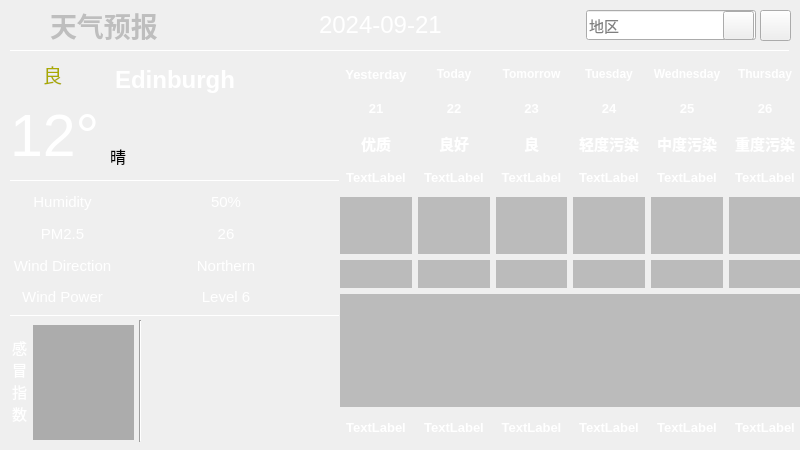
<?xml version="1.0" encoding="UTF-8"?>
<ui version="4.0">
 <class>Weather_forcast</class>
 <widget class="QWidget" name="Weather_forcast">
  <property name="geometry">
   <rect>
    <x>0</x>
    <y>0</y>
    <width>800</width>
    <height>450</height>
   </rect>
  </property>
  <property name="windowTitle">
   <string>Weather_forcast</string>
  </property>
  <widget class="QWidget" name="widget" native="true">
   <property name="geometry">
    <rect>
     <x>0</x>
     <y>0</y>
     <width>800</width>
     <height>450</height>
    </rect>
   </property>
   <property name="font">
    <font>
     <pointsize>10</pointsize>
     <bold>true</bold>
    </font>
   </property>
   <property name="cursor">
    <cursorShape>PointingHandCursor</cursorShape>
   </property>
   <property name="autoFillBackground">
    <bool>false</bool>
   </property>
   <property name="styleSheet">
    <string notr="true">QWidget#widget{
border-image: url(:/backgroundImages/Weather/images/weaUI.png);
color:rgb(255, 255, 255);
}
Line {
	background-color: rgb(29, 125, 130);
}</string>
   </property>
   <widget class="QLineEdit" name="cityLineEdit">
    <property name="geometry">
     <rect>
      <x>586</x>
      <y>10</y>
      <width>170</width>
      <height>30</height>
     </rect>
    </property>
    <property name="font">
     <font>
      <pointsize>11</pointsize>
      <bold>false</bold>
     </font>
    </property>
    <property name="autoFillBackground">
     <bool>false</bool>
    </property>
    <property name="styleSheet">
     <string notr="true"/>
    </property>
    <property name="placeholderText">
     <string>地区</string>
    </property>
   </widget>
   <widget class="QLabel" name="dateLB">
    <property name="geometry">
     <rect>
      <x>319</x>
      <y>10</y>
      <width>141</width>
      <height>30</height>
     </rect>
    </property>
    <property name="font">
     <font>
      <pointsize>18</pointsize>
      <bold>false</bold>
     </font>
    </property>
    <property name="styleSheet">
     <string notr="true">color: rgb(255, 255, 255);</string>
    </property>
    <property name="text">
     <string>2024-09-21</string>
    </property>
   </widget>
   <widget class="Line" name="hLine_1">
    <property name="geometry">
     <rect>
      <x>10</x>
      <y>50</y>
      <width>780</width>
      <height>1</height>
     </rect>
    </property>
    <property name="styleSheet">
     <string notr="true"/>
    </property>
    <property name="orientation">
     <enum>Qt::Orientation::Horizontal</enum>
    </property>
   </widget>
   <widget class="Line" name="hLine_2">
    <property name="geometry">
     <rect>
      <x>10</x>
      <y>180</y>
      <width>330</width>
      <height>1</height>
     </rect>
    </property>
    <property name="styleSheet">
     <string notr="true"/>
    </property>
    <property name="orientation">
     <enum>Qt::Orientation::Horizontal</enum>
    </property>
   </widget>
   <widget class="Line" name="hLine_3">
    <property name="geometry">
     <rect>
      <x>10</x>
      <y>315</y>
      <width>330</width>
      <height>1</height>
     </rect>
    </property>
    <property name="styleSheet">
     <string notr="true"/>
    </property>
    <property name="orientation">
     <enum>Qt::Orientation::Horizontal</enum>
    </property>
   </widget>
   <widget class="QLabel" name="titleLabel">
    <property name="enabled">
     <bool>false</bool>
    </property>
    <property name="geometry">
     <rect>
      <x>50</x>
      <y>10</y>
      <width>110</width>
      <height>30</height>
     </rect>
    </property>
    <property name="font">
     <font>
      <family>Microsoft YaHei UI</family>
      <pointsize>20</pointsize>
      <italic>false</italic>
      <bold>true</bold>
     </font>
    </property>
    <property name="styleSheet">
     <string notr="true">QLabel#label_4 {
	color: rgb(85, 255, 0);
}</string>
    </property>
    <property name="text">
     <string>天气预报</string>
    </property>
   </widget>
   <widget class="QWidget" name="gridLayoutWidget">
    <property name="geometry">
     <rect>
      <x>10</x>
      <y>189</y>
      <width>321</width>
      <height>121</height>
     </rect>
    </property>
    <layout class="QGridLayout" name="gridLayout">
     <item row="1" column="0">
      <widget class="QLabel" name="PMLabel">
       <property name="font">
        <font>
         <pointsize>11</pointsize>
        </font>
       </property>
       <property name="styleSheet">
        <string notr="true">color: rgb(255, 255, 255);</string>
       </property>
       <property name="text">
        <string>PM2.5</string>
       </property>
       <property name="alignment">
        <set>Qt::AlignmentFlag::AlignCenter</set>
       </property>
      </widget>
     </item>
     <item row="2" column="1" colspan="2">
      <widget class="QLabel" name="windDirectionValue">
       <property name="font">
        <font>
         <pointsize>11</pointsize>
        </font>
       </property>
       <property name="styleSheet">
        <string notr="true">color: rgb(255, 255, 255);</string>
       </property>
       <property name="text">
        <string>Northern</string>
       </property>
       <property name="alignment">
        <set>Qt::AlignmentFlag::AlignCenter</set>
       </property>
      </widget>
     </item>
     <item row="3" column="0">
      <widget class="QLabel" name="windPowerLabel">
       <property name="font">
        <font>
         <pointsize>11</pointsize>
        </font>
       </property>
       <property name="styleSheet">
        <string notr="true">color: rgb(255, 255, 255);</string>
       </property>
       <property name="text">
        <string>Wind Power</string>
       </property>
       <property name="alignment">
        <set>Qt::AlignmentFlag::AlignCenter</set>
       </property>
      </widget>
     </item>
     <item row="3" column="1" colspan="2">
      <widget class="QLabel" name="windPowerAmountLabel">
       <property name="font">
        <font>
         <pointsize>11</pointsize>
        </font>
       </property>
       <property name="styleSheet">
        <string notr="true">color: rgb(255, 255, 255);</string>
       </property>
       <property name="text">
        <string>Level 6</string>
       </property>
       <property name="alignment">
        <set>Qt::AlignmentFlag::AlignCenter</set>
       </property>
      </widget>
     </item>
     <item row="1" column="1" colspan="2">
      <widget class="QLabel" name="PMAmountLabel">
       <property name="font">
        <font>
         <pointsize>11</pointsize>
        </font>
       </property>
       <property name="styleSheet">
        <string notr="true">color: rgb(255, 255, 255);</string>
       </property>
       <property name="text">
        <string>26</string>
       </property>
       <property name="alignment">
        <set>Qt::AlignmentFlag::AlignCenter</set>
       </property>
      </widget>
     </item>
     <item row="2" column="0">
      <widget class="QLabel" name="windDireactionLabel">
       <property name="font">
        <font>
         <pointsize>11</pointsize>
        </font>
       </property>
       <property name="styleSheet">
        <string notr="true">color: rgb(255, 255, 255);</string>
       </property>
       <property name="text">
        <string>Wind Direction</string>
       </property>
       <property name="alignment">
        <set>Qt::AlignmentFlag::AlignCenter</set>
       </property>
      </widget>
     </item>
     <item row="0" column="0">
      <widget class="QLabel" name="humidityLabel">
       <property name="font">
        <font>
         <pointsize>11</pointsize>
        </font>
       </property>
       <property name="styleSheet">
        <string notr="true">color: rgb(255, 255, 255);</string>
       </property>
       <property name="text">
        <string>Humidity</string>
       </property>
       <property name="alignment">
        <set>Qt::AlignmentFlag::AlignCenter</set>
       </property>
      </widget>
     </item>
     <item row="0" column="1" colspan="2">
      <widget class="QLabel" name="huminityAmountLabel">
       <property name="font">
        <font>
         <pointsize>11</pointsize>
        </font>
       </property>
       <property name="styleSheet">
        <string notr="true">color: rgb(255, 255, 255);</string>
       </property>
       <property name="text">
        <string>50%</string>
       </property>
       <property name="alignment">
        <set>Qt::AlignmentFlag::AlignCenter</set>
       </property>
      </widget>
     </item>
    </layout>
   </widget>
   <widget class="QWidget" name="gridLayoutWidget_3">
    <property name="geometry">
     <rect>
      <x>340</x>
      <y>60</y>
      <width>461</width>
      <height>381</height>
     </rect>
    </property>
    <layout class="QGridLayout" name="gridLayout_4">
     <item row="6" column="4">
      <widget class="QLabel" name="HTemperature_4">
       <property name="styleSheet">
        <string notr="true">background-color: rgba(108, 108, 108, 100);</string>
       </property>
       <property name="text">
        <string/>
       </property>
       <property name="alignment">
        <set>Qt::AlignmentFlag::AlignCenter</set>
       </property>
      </widget>
     </item>
     <item row="6" column="0">
      <widget class="QLabel" name="HTemperature_0">
       <property name="styleSheet">
        <string notr="true">background-color: rgba(108, 108, 108, 100);</string>
       </property>
       <property name="text">
        <string/>
       </property>
       <property name="alignment">
        <set>Qt::AlignmentFlag::AlignCenter</set>
       </property>
      </widget>
     </item>
     <item row="2" column="0">
      <widget class="QLabel" name="quality_0">
       <property name="font">
        <font>
         <pointsize>11</pointsize>
         <bold>true</bold>
         <kerning>false</kerning>
        </font>
       </property>
       <property name="styleSheet">
        <string notr="true">color: rgb(255, 255, 255);</string>
       </property>
       <property name="text">
        <string>优质</string>
       </property>
       <property name="alignment">
        <set>Qt::AlignmentFlag::AlignCenter</set>
       </property>
      </widget>
     </item>
     <item row="6" column="1">
      <widget class="QLabel" name="HTemperature_1">
       <property name="styleSheet">
        <string notr="true">background-color: rgba(108, 108, 108, 100);</string>
       </property>
       <property name="text">
        <string/>
       </property>
       <property name="alignment">
        <set>Qt::AlignmentFlag::AlignCenter</set>
       </property>
      </widget>
     </item>
     <item row="11" column="5">
      <widget class="QLabel" name="LTemperature_5">
       <property name="styleSheet">
        <string notr="true">color: rgb(255, 255, 255);</string>
       </property>
       <property name="text">
        <string>TextLabel</string>
       </property>
       <property name="alignment">
        <set>Qt::AlignmentFlag::AlignCenter</set>
       </property>
      </widget>
     </item>
     <item row="1" column="5">
      <widget class="QLabel" name="date_5">
       <property name="font">
        <font>
         <pointsize>10</pointsize>
         <bold>true</bold>
        </font>
       </property>
       <property name="styleSheet">
        <string notr="true">color: rgb(255, 255, 255);</string>
       </property>
       <property name="text">
        <string>26</string>
       </property>
       <property name="alignment">
        <set>Qt::AlignmentFlag::AlignCenter</set>
       </property>
      </widget>
     </item>
     <item row="0" column="4">
      <widget class="QLabel" name="week_4">
       <property name="font">
        <font>
         <bold>true</bold>
        </font>
       </property>
       <property name="styleSheet">
        <string notr="true">color: rgb(255, 255, 255);</string>
       </property>
       <property name="text">
        <string>Wednesday</string>
       </property>
       <property name="alignment">
        <set>Qt::AlignmentFlag::AlignCenter</set>
       </property>
      </widget>
     </item>
     <item row="4" column="2" rowspan="2">
      <widget class="QLabel" name="weatherIcon_2">
       <property name="styleSheet">
        <string notr="true">background-color: rgba(108, 108, 108, 100);</string>
       </property>
       <property name="text">
        <string/>
       </property>
       <property name="alignment">
        <set>Qt::AlignmentFlag::AlignCenter</set>
       </property>
      </widget>
     </item>
     <item row="4" column="0" rowspan="2">
      <widget class="QLabel" name="weatherIcon_0">
       <property name="autoFillBackground">
        <bool>false</bool>
       </property>
       <property name="styleSheet">
        <string notr="true">background-color: rgba(108, 108, 108, 100);</string>
       </property>
       <property name="text">
        <string/>
       </property>
       <property name="alignment">
        <set>Qt::AlignmentFlag::AlignCenter</set>
       </property>
      </widget>
     </item>
     <item row="1" column="1">
      <widget class="QLabel" name="date_1">
       <property name="font">
        <font>
         <pointsize>10</pointsize>
         <bold>true</bold>
        </font>
       </property>
       <property name="styleSheet">
        <string notr="true">color: rgb(255, 255, 255);</string>
       </property>
       <property name="text">
        <string>22</string>
       </property>
       <property name="alignment">
        <set>Qt::AlignmentFlag::AlignCenter</set>
       </property>
      </widget>
     </item>
     <item row="4" column="5" rowspan="2">
      <widget class="QLabel" name="weatherIcon_5">
       <property name="styleSheet">
        <string notr="true">background-color: rgba(108, 108, 108, 100);</string>
       </property>
       <property name="text">
        <string/>
       </property>
       <property name="alignment">
        <set>Qt::AlignmentFlag::AlignCenter</set>
       </property>
      </widget>
     </item>
     <item row="4" column="4" rowspan="2">
      <widget class="QLabel" name="weatherIcon_4">
       <property name="styleSheet">
        <string notr="true">background-color: rgba(108, 108, 108, 100);</string>
       </property>
       <property name="text">
        <string/>
       </property>
       <property name="alignment">
        <set>Qt::AlignmentFlag::AlignCenter</set>
       </property>
      </widget>
     </item>
     <item row="3" column="4">
      <widget class="QLabel" name="weather_4">
       <property name="styleSheet">
        <string notr="true">color: rgb(255, 255, 255);</string>
       </property>
       <property name="text">
        <string>TextLabel</string>
       </property>
       <property name="alignment">
        <set>Qt::AlignmentFlag::AlignCenter</set>
       </property>
      </widget>
     </item>
     <item row="0" column="3">
      <widget class="QLabel" name="week_3">
       <property name="font">
        <font>
         <bold>true</bold>
        </font>
       </property>
       <property name="styleSheet">
        <string notr="true">color: rgb(255, 255, 255);</string>
       </property>
       <property name="text">
        <string>Tuesday</string>
       </property>
       <property name="alignment">
        <set>Qt::AlignmentFlag::AlignCenter</set>
       </property>
      </widget>
     </item>
     <item row="11" column="0">
      <widget class="QLabel" name="LTemperature_0">
       <property name="styleSheet">
        <string notr="true">color: rgb(255, 255, 255);</string>
       </property>
       <property name="text">
        <string>TextLabel</string>
       </property>
       <property name="alignment">
        <set>Qt::AlignmentFlag::AlignCenter</set>
       </property>
      </widget>
     </item>
     <item row="4" column="3" rowspan="2">
      <widget class="QLabel" name="weatherIcon_3">
       <property name="styleSheet">
        <string notr="true">background-color: rgba(108, 108, 108, 100);</string>
       </property>
       <property name="text">
        <string/>
       </property>
       <property name="alignment">
        <set>Qt::AlignmentFlag::AlignCenter</set>
       </property>
      </widget>
     </item>
     <item row="2" column="1">
      <widget class="QLabel" name="quality_1">
       <property name="font">
        <font>
         <pointsize>11</pointsize>
         <bold>true</bold>
        </font>
       </property>
       <property name="styleSheet">
        <string notr="true">color: rgb(255, 255, 255);</string>
       </property>
       <property name="text">
        <string>良好</string>
       </property>
       <property name="alignment">
        <set>Qt::AlignmentFlag::AlignCenter</set>
       </property>
      </widget>
     </item>
     <item row="1" column="2">
      <widget class="QLabel" name="date_2">
       <property name="font">
        <font>
         <pointsize>10</pointsize>
         <bold>true</bold>
        </font>
       </property>
       <property name="styleSheet">
        <string notr="true">color: rgb(255, 255, 255);</string>
       </property>
       <property name="text">
        <string>23</string>
       </property>
       <property name="alignment">
        <set>Qt::AlignmentFlag::AlignCenter</set>
       </property>
      </widget>
     </item>
     <item row="11" column="2">
      <widget class="QLabel" name="LTemperature_2">
       <property name="styleSheet">
        <string notr="true">color: rgb(255, 255, 255);</string>
       </property>
       <property name="text">
        <string>TextLabel</string>
       </property>
       <property name="alignment">
        <set>Qt::AlignmentFlag::AlignCenter</set>
       </property>
      </widget>
     </item>
     <item row="0" column="1">
      <widget class="QLabel" name="week_1">
       <property name="font">
        <font>
         <bold>true</bold>
        </font>
       </property>
       <property name="styleSheet">
        <string notr="true">color: rgb(255, 255, 255);</string>
       </property>
       <property name="text">
        <string>Today</string>
       </property>
       <property name="alignment">
        <set>Qt::AlignmentFlag::AlignCenter</set>
       </property>
      </widget>
     </item>
     <item row="3" column="5">
      <widget class="QLabel" name="weather_5">
       <property name="styleSheet">
        <string notr="true">color: rgb(255, 255, 255);</string>
       </property>
       <property name="text">
        <string>TextLabel</string>
       </property>
       <property name="alignment">
        <set>Qt::AlignmentFlag::AlignCenter</set>
       </property>
      </widget>
     </item>
     <item row="3" column="1">
      <widget class="QLabel" name="weather_1">
       <property name="styleSheet">
        <string notr="true">color: rgb(255, 255, 255);</string>
       </property>
       <property name="text">
        <string>TextLabel</string>
       </property>
       <property name="alignment">
        <set>Qt::AlignmentFlag::AlignCenter</set>
       </property>
      </widget>
     </item>
     <item row="1" column="3">
      <widget class="QLabel" name="date_3">
       <property name="font">
        <font>
         <pointsize>10</pointsize>
         <bold>true</bold>
        </font>
       </property>
       <property name="styleSheet">
        <string notr="true">color: rgb(255, 255, 255);</string>
       </property>
       <property name="text">
        <string>24</string>
       </property>
       <property name="alignment">
        <set>Qt::AlignmentFlag::AlignCenter</set>
       </property>
      </widget>
     </item>
     <item row="11" column="4">
      <widget class="QLabel" name="LTemperature_4">
       <property name="styleSheet">
        <string notr="true">color: rgb(255, 255, 255);</string>
       </property>
       <property name="text">
        <string>TextLabel</string>
       </property>
       <property name="alignment">
        <set>Qt::AlignmentFlag::AlignCenter</set>
       </property>
      </widget>
     </item>
     <item row="2" column="3">
      <widget class="QLabel" name="quality_3">
       <property name="font">
        <font>
         <pointsize>11</pointsize>
         <bold>true</bold>
        </font>
       </property>
       <property name="styleSheet">
        <string notr="true">color: rgb(255, 255, 255);</string>
       </property>
       <property name="text">
        <string>轻度污染</string>
       </property>
       <property name="alignment">
        <set>Qt::AlignmentFlag::AlignCenter</set>
       </property>
      </widget>
     </item>
     <item row="1" column="0">
      <widget class="QLabel" name="date_0">
       <property name="font">
        <font>
         <pointsize>10</pointsize>
         <bold>true</bold>
        </font>
       </property>
       <property name="styleSheet">
        <string notr="true">color: rgb(255, 255, 255);</string>
       </property>
       <property name="text">
        <string>21</string>
       </property>
       <property name="alignment">
        <set>Qt::AlignmentFlag::AlignCenter</set>
       </property>
      </widget>
     </item>
     <item row="2" column="4">
      <widget class="QLabel" name="quality_4">
       <property name="font">
        <font>
         <pointsize>11</pointsize>
         <bold>true</bold>
        </font>
       </property>
       <property name="styleSheet">
        <string notr="true">color: rgb(255, 255, 255);</string>
       </property>
       <property name="text">
        <string>中度污染</string>
       </property>
       <property name="alignment">
        <set>Qt::AlignmentFlag::AlignCenter</set>
       </property>
      </widget>
     </item>
     <item row="0" column="2">
      <widget class="QLabel" name="week_2">
       <property name="font">
        <font>
         <bold>true</bold>
        </font>
       </property>
       <property name="styleSheet">
        <string notr="true">color: rgb(255, 255, 255);</string>
       </property>
       <property name="text">
        <string>Tomorrow</string>
       </property>
       <property name="alignment">
        <set>Qt::AlignmentFlag::AlignCenter</set>
       </property>
      </widget>
     </item>
     <item row="11" column="1">
      <widget class="QLabel" name="LTemperature_1">
       <property name="styleSheet">
        <string notr="true">color: rgb(255, 255, 255);</string>
       </property>
       <property name="text">
        <string>TextLabel</string>
       </property>
       <property name="alignment">
        <set>Qt::AlignmentFlag::AlignCenter</set>
       </property>
      </widget>
     </item>
     <item row="1" column="4">
      <widget class="QLabel" name="date_4">
       <property name="font">
        <font>
         <pointsize>10</pointsize>
         <bold>true</bold>
        </font>
       </property>
       <property name="styleSheet">
        <string notr="true">color: rgb(255, 255, 255);</string>
       </property>
       <property name="text">
        <string>25</string>
       </property>
       <property name="alignment">
        <set>Qt::AlignmentFlag::AlignCenter</set>
       </property>
      </widget>
     </item>
     <item row="0" column="5">
      <widget class="QLabel" name="week_5">
       <property name="font">
        <font>
         <bold>true</bold>
        </font>
       </property>
       <property name="styleSheet">
        <string notr="true">color: rgb(255, 255, 255);</string>
       </property>
       <property name="text">
        <string>Thursday</string>
       </property>
       <property name="alignment">
        <set>Qt::AlignmentFlag::AlignCenter</set>
       </property>
      </widget>
     </item>
     <item row="2" column="5">
      <widget class="QLabel" name="quality_5">
       <property name="font">
        <font>
         <pointsize>11</pointsize>
         <bold>true</bold>
        </font>
       </property>
       <property name="styleSheet">
        <string notr="true">color: rgb(255, 255, 255);</string>
       </property>
       <property name="text">
        <string>重度污染</string>
       </property>
       <property name="alignment">
        <set>Qt::AlignmentFlag::AlignCenter</set>
       </property>
      </widget>
     </item>
     <item row="0" column="0">
      <widget class="QLabel" name="week_0">
       <property name="font">
        <font>
         <pointsize>10</pointsize>
         <bold>true</bold>
        </font>
       </property>
       <property name="styleSheet">
        <string notr="true">color: rgb(255, 255, 255);</string>
       </property>
       <property name="text">
        <string>Yesterday</string>
       </property>
       <property name="alignment">
        <set>Qt::AlignmentFlag::AlignCenter</set>
       </property>
      </widget>
     </item>
     <item row="3" column="2">
      <widget class="QLabel" name="weather_2">
       <property name="styleSheet">
        <string notr="true">color: rgb(255, 255, 255);</string>
       </property>
       <property name="text">
        <string>TextLabel</string>
       </property>
       <property name="alignment">
        <set>Qt::AlignmentFlag::AlignCenter</set>
       </property>
      </widget>
     </item>
     <item row="3" column="0">
      <widget class="QLabel" name="weather_0">
       <property name="styleSheet">
        <string notr="true">color: rgb(255, 255, 255);</string>
       </property>
       <property name="text">
        <string>TextLabel</string>
       </property>
       <property name="alignment">
        <set>Qt::AlignmentFlag::AlignCenter</set>
       </property>
      </widget>
     </item>
     <item row="6" column="2">
      <widget class="QLabel" name="HTemperature_2">
       <property name="styleSheet">
        <string notr="true">background-color: rgba(108, 108, 108, 100);</string>
       </property>
       <property name="text">
        <string/>
       </property>
       <property name="alignment">
        <set>Qt::AlignmentFlag::AlignCenter</set>
       </property>
      </widget>
     </item>
     <item row="4" column="1" rowspan="2">
      <widget class="QLabel" name="weatherIcon_1">
       <property name="styleSheet">
        <string notr="true">background-color: rgba(108, 108, 108, 100);</string>
       </property>
       <property name="text">
        <string/>
       </property>
       <property name="alignment">
        <set>Qt::AlignmentFlag::AlignCenter</set>
       </property>
      </widget>
     </item>
     <item row="3" column="3">
      <widget class="QLabel" name="weather_3">
       <property name="styleSheet">
        <string notr="true">color: rgb(255, 255, 255);</string>
       </property>
       <property name="text">
        <string>TextLabel</string>
       </property>
       <property name="alignment">
        <set>Qt::AlignmentFlag::AlignCenter</set>
       </property>
      </widget>
     </item>
     <item row="11" column="3">
      <widget class="QLabel" name="LTemperature_3">
       <property name="styleSheet">
        <string notr="true">color: rgb(255, 255, 255);</string>
       </property>
       <property name="text">
        <string>TextLabel</string>
       </property>
       <property name="alignment">
        <set>Qt::AlignmentFlag::AlignCenter</set>
       </property>
      </widget>
     </item>
     <item row="6" column="3">
      <widget class="QLabel" name="HTemperature_3">
       <property name="styleSheet">
        <string notr="true">background-color: rgba(108, 108, 108, 100);</string>
       </property>
       <property name="text">
        <string/>
       </property>
       <property name="alignment">
        <set>Qt::AlignmentFlag::AlignCenter</set>
       </property>
      </widget>
     </item>
     <item row="6" column="5">
      <widget class="QLabel" name="HTemperature_5">
       <property name="styleSheet">
        <string notr="true">background-color: rgba(108, 108, 108, 100);</string>
       </property>
       <property name="text">
        <string/>
       </property>
       <property name="alignment">
        <set>Qt::AlignmentFlag::AlignCenter</set>
       </property>
      </widget>
     </item>
     <item row="2" column="2">
      <widget class="QLabel" name="quality_2">
       <property name="font">
        <font>
         <pointsize>11</pointsize>
         <bold>true</bold>
        </font>
       </property>
       <property name="styleSheet">
        <string notr="true">color: rgb(255, 255, 255);</string>
       </property>
       <property name="text">
        <string>良</string>
       </property>
       <property name="alignment">
        <set>Qt::AlignmentFlag::AlignCenter</set>
       </property>
      </widget>
     </item>
     <item row="7" column="0" rowspan="4" colspan="6">
      <widget class="QLabel" name="temperatureLineBar">
       <property name="styleSheet">
        <string notr="true">background-color: rgba(108, 108, 108, 100);</string>
       </property>
       <property name="text">
        <string/>
       </property>
       <property name="alignment">
        <set>Qt::AlignmentFlag::AlignCenter</set>
       </property>
      </widget>
     </item>
    </layout>
   </widget>
   <widget class="QLabel" name="cityLabel">
    <property name="geometry">
     <rect>
      <x>90</x>
      <y>60</y>
      <width>170</width>
      <height>40</height>
     </rect>
    </property>
    <property name="font">
     <font>
      <pointsize>18</pointsize>
      <bold>true</bold>
     </font>
    </property>
    <property name="styleSheet">
     <string notr="true">color: rgb(255, 255, 255);</string>
    </property>
    <property name="text">
     <string>Edinburgh</string>
    </property>
    <property name="alignment">
     <set>Qt::AlignmentFlag::AlignCenter</set>
    </property>
   </widget>
   <widget class="QLabel" name="label_16">
    <property name="geometry">
     <rect>
      <x>70</x>
      <y>65</y>
      <width>51</width>
      <height>31</height>
     </rect>
    </property>
    <property name="font">
     <font>
      <pointsize>14</pointsize>
      <bold>false</bold>
     </font>
    </property>
    <property name="autoFillBackground">
     <bool>false</bool>
    </property>
    <property name="styleSheet">
     <string notr="true">background-color: rgba(60, 60, 60, 0);
image: url(:/windowsIcons/Weather/icons/location.ico);
</string>
    </property>
    <property name="text">
     <string/>
    </property>
   </widget>
   <widget class="QLabel" name="leaf">
    <property name="geometry">
     <rect>
      <x>2</x>
      <y>63</y>
      <width>45</width>
      <height>25</height>
     </rect>
    </property>
    <property name="styleSheet">
     <string notr="true">image: url(:/windowsIcons/Weather/icons/leaf.ico);
background-color: rgba(255, 255, 255, 0);</string>
    </property>
    <property name="text">
     <string/>
    </property>
   </widget>
   <widget class="QLabel" name="label">
    <property name="geometry">
     <rect>
      <x>43</x>
      <y>64</y>
      <width>51</width>
      <height>21</height>
     </rect>
    </property>
    <property name="font">
     <font>
      <pointsize>14</pointsize>
      <bold>false</bold>
     </font>
    </property>
    <property name="styleSheet">
     <string notr="true">color: rgb(170, 170, 0);</string>
    </property>
    <property name="text">
     <string>良</string>
    </property>
   </widget>
   <widget class="QLabel" name="todayTemper">
    <property name="geometry">
     <rect>
      <x>10</x>
      <y>100</y>
      <width>121</width>
      <height>71</height>
     </rect>
    </property>
    <property name="font">
     <font>
      <pointsize>44</pointsize>
      <bold>false</bold>
     </font>
    </property>
    <property name="styleSheet">
     <string notr="true">color: rgb(255, 255, 255);</string>
    </property>
    <property name="text">
     <string>12°</string>
    </property>
   </widget>
   <widget class="QLabel" name="todayTypeLabel">
    <property name="geometry">
     <rect>
      <x>110</x>
      <y>140</y>
      <width>81</width>
      <height>31</height>
     </rect>
    </property>
    <property name="font">
     <font>
      <pointsize>12</pointsize>
      <bold>false</bold>
     </font>
    </property>
    <property name="text">
     <string>晴</string>
    </property>
   </widget>
   <widget class="QLabel" name="label_21">
    <property name="geometry">
     <rect>
      <x>220</x>
      <y>60</y>
      <width>120</width>
      <height>120</height>
     </rect>
    </property>
    <property name="styleSheet">
     <string notr="true">border-image: url(:/weatherIcons/day/Weather/weatherIcons/day/sunny.png);</string>
    </property>
    <property name="text">
     <string/>
    </property>
   </widget>
   <widget class="Line" name="line">
    <property name="geometry">
     <rect>
      <x>139</x>
      <y>320</y>
      <width>3</width>
      <height>122</height>
     </rect>
    </property>
    <property name="orientation">
     <enum>Qt::Orientation::Vertical</enum>
    </property>
   </widget>
   <widget class="QLabel" name="feverIndex">
    <property name="geometry">
     <rect>
      <x>4</x>
      <y>330</y>
      <width>31</width>
      <height>101</height>
     </rect>
    </property>
    <property name="font">
     <font>
      <pointsize>11</pointsize>
      <bold>false</bold>
     </font>
    </property>
    <property name="styleSheet">
     <string notr="true">color: rgb(255, 255, 255);</string>
    </property>
    <property name="text">
     <string>&lt;html&gt;&lt;head/&gt;&lt;body&gt;&lt;p&gt;感&lt;br/&gt;冒&lt;br/&gt;指&lt;br/&gt;数&lt;/p&gt;&lt;/body&gt;&lt;/html&gt;</string>
    </property>
    <property name="alignment">
     <set>Qt::AlignmentFlag::AlignCenter</set>
    </property>
   </widget>
   <widget class="QLabel" name="feverIndexDescription">
    <property name="geometry">
     <rect>
      <x>33</x>
      <y>325</y>
      <width>101</width>
      <height>115</height>
     </rect>
    </property>
    <property name="styleSheet">
     <string notr="true">background-color: rgba(70, 70, 70, 100);</string>
    </property>
    <property name="text">
     <string/>
    </property>
    <property name="alignment">
     <set>Qt::AlignmentFlag::AlignLeading|Qt::AlignmentFlag::AlignLeft|Qt::AlignmentFlag::AlignTop</set>
    </property>
   </widget>
   <widget class="QToolButton" name="searchButton">
    <property name="geometry">
     <rect>
      <x>723</x>
      <y>11</y>
      <width>31</width>
      <height>29</height>
     </rect>
    </property>
    <property name="cursor">
     <cursorShape>PointingHandCursor</cursorShape>
    </property>
    <property name="styleSheet">
     <string notr="true">border-image: url(:/windowsIcons/Weather/icons/search.ico);</string>
    </property>
    <property name="text">
     <string/>
    </property>
   </widget>
   <widget class="QToolButton" name="refreshButton">
    <property name="geometry">
     <rect>
      <x>760</x>
      <y>10</y>
      <width>31</width>
      <height>31</height>
     </rect>
    </property>
    <property name="cursor">
     <cursorShape>PointingHandCursor</cursorShape>
    </property>
    <property name="styleSheet">
     <string notr="true">border-image: url(:/windowsIcons/Weather/icons/refresh.ico);</string>
    </property>
    <property name="text">
     <string/>
    </property>
   </widget>
   <widget class="QLabel" name="sunRiseSetLabel">
    <property name="geometry">
     <rect>
      <x>150</x>
      <y>320</y>
      <width>181</width>
      <height>121</height>
     </rect>
    </property>
    <property name="text">
     <string/>
    </property>
   </widget>
  </widget>
 </widget>
 <resources/>
 <connections/>
</ui>
